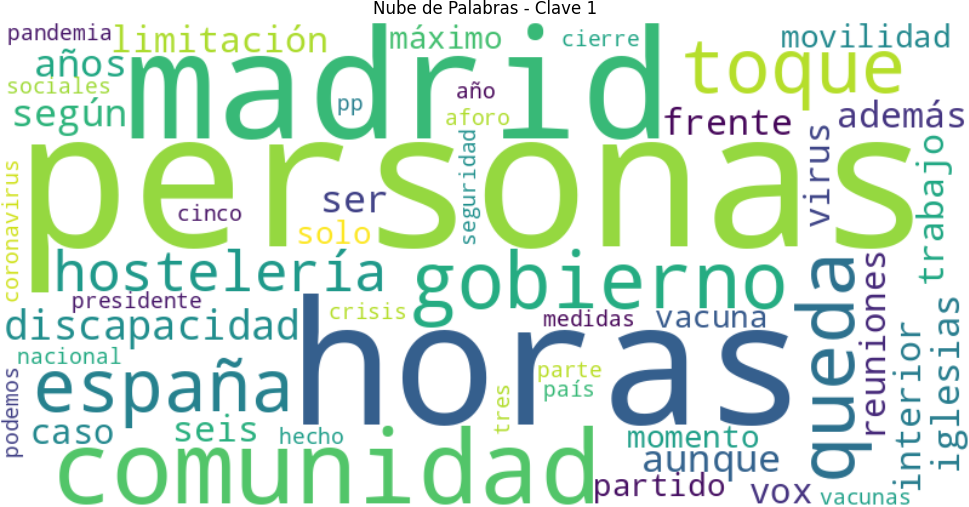
#> input picture IMG/1.png, 969 x 507 px; its folder holds 4 pictures in this run
$ jupyter execute --allow-errors Main.ipynb   (shell and % lines are left out)
#> lines starting #> are read from the running program, lines starting #| are printed output that depends on the picture
## Obteniendo los datos

[cell 1]
import pandas as pd
# Primero se creará un txt con el cuerpo de todas las noticias

#> (the rest of this cell did not finish here and is left out)

[cell 2]
# Encontrando las stopwords en español usando nltk (Funciones para procesar/limpiar los datos)
import nltk
nltk.download('stopwords')
#> (this line was passed over: nltk is not available in this run)

from nltk.corpus import stopwords
#> (the rest of this cell did not finish here and is left out)

[cell 3]
# Funciones para la limpieza de datos
import re

# Funcion para eliminar caracteres que no sean alfanuméricos, ejm: ?, . , " , [ , etc.
def clean_word(word):
    return re.sub(r'[^\w\s]','',word).lower()

# Funcion para verficar las stopwords
def word_not_in_stopwords(word):
    return word not in spanish_stopwords and word and word.isalpha()

[cell 4]
from collections import Counter

# [9 lines left out: function normal_method, not called in this run]

#> (a cell that did not finish here is left out)

# Usando el método de MapReduce

[cell 6]
from multiprocessing import Pool
from functools import reduce
pool = Pool()

# [5 lines left out: function mapper, not called in this run]

def reducer(cnt1, cnt2):
    cnt1.update(cnt2)
    return cnt1

# [11 lines left out: functions chunk_mapper, chunkify, not called in this run]

[cell 7]
import os

num_cpus = os.cpu_count()
print(num_cpus)

[cell 8]
# [8 lines left out: function mapReduce_method, not called in this run]

#> (a cell that did not finish here is left out)

# Construyendo gráficos

[cell 10]
# Funciones para calcular los tiempos con variacion en la cantidad de nrows
from time import time

# [21 lines left out: function time_calculator, not called in this run]

## Método Normal

[cell 11]
# Definir una lista de valores de nrows que deseas probar
nrows_list = list(range(500, 40001, 500))

# Calcular los tiempos de ejecución para cada valor de nrows
#normal_method_times = time_calculator(nrows_list, normal_method)
print("\n----\n")
#mapReduce_times = time_calculator(nrows_list, mapReduce_method)

[cell 12]
import matplotlib.pyplot as plt

"""
df_normal_method = pd.DataFrame(list(normal_method_times.items()), columns=['nrows', 'tiempo_ejecucion'])
df_mapReduce_method = pd.DataFrame(list(mapReduce_times.items()), columns=['nrows', 'tiempo_ejecucion'])

# Imprimir el DataFrame
plt.plot(df_normal_method['nrows'], df_normal_method['tiempo_ejecucion'], label='Método Normal')
plt.plot(df_mapReduce_method['nrows'], df_mapReduce_method['tiempo_ejecucion'], label='Método MapReduce')

# Agregar etiquetas y título al gráfico
plt.xlabel('Número de filas')
plt.ylabel('Tiempo de ejecución (segundos)')
plt.title('Comparación de tiempos de ejecución entre métodos')

# Agregar una leyenda
plt.legend()

#Guardar imagen
plt.savefig('graph.jpg')

# Mostrar el gráfico
plt.show()


"""

# Análisis de palabras

[cell 13]
def word_calculator(nrows_list, function_to_analyse):
    result = {}
    counter = 1

    for nrows in nrows_list:
        # Leer el archivo CSV con el número especificado de filas
        df = pd.read_csv('./Data/Noticias.csv', nrows=nrows)
        data = df['cuerpo'].tolist()

        result[counter] = function_to_analyse(data)
        counter = counter + 1

    return result

[cell 14]
nrows_list = list(range(500, 40001, 500))
#> (the rest of this cell did not finish here and is left out)

[cell 15]
from wordcloud import WordCloud

# [11 lines left out: function generate_graphics, not called in this run]

#> (a cell that did not finish here is left out)

[cell 17]
import matplotlib.pyplot as plt
import matplotlib.animation as animation
from natsort import natsorted
import os


def animate_images(image_folder, output_file='animation.gif'):
#> called with image_folder = './IMG', output_file = 'animation.gif'
    images = [img for img in os.listdir(image_folder) if img.endswith(".png")]
    images = natsorted(images)

    fig = plt.figure(figsize=(8, 6))
    plt.axis('off')

    ims = []
    for img_name in images:
        img_path = os.path.join(image_folder, img_name)
        img = plt.imread(img_path)
#> img is the input picture: shape (507, 969, 4) float32; mean R, G, B, A 0.832, 0.909, 0.851, 0.958
        im = plt.imshow(img, animated=True)
        ims.append([im])

    ani = animation.ArtistAnimation(fig, ims, interval=1000, blit=True)
    ani.save(output_file, writer='pillow')
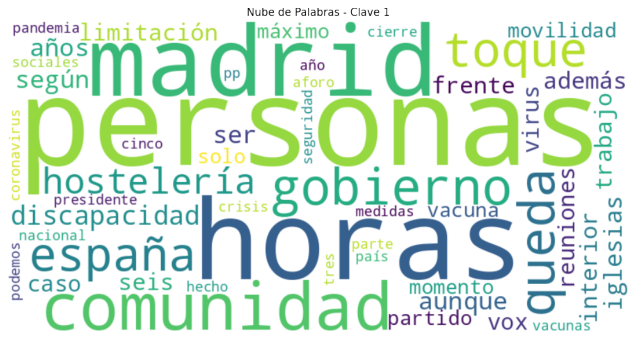
#> figure drawn by matplotlib, 1 panel
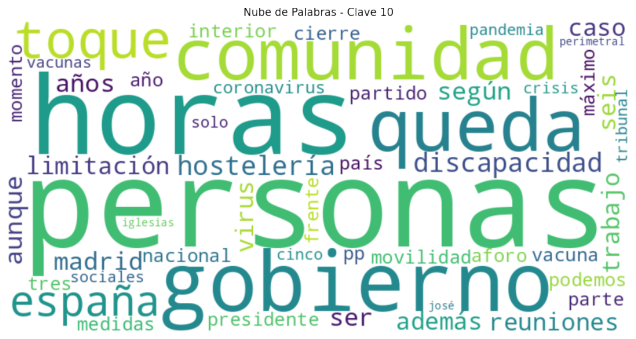
#> figure drawn by matplotlib, 1 panel
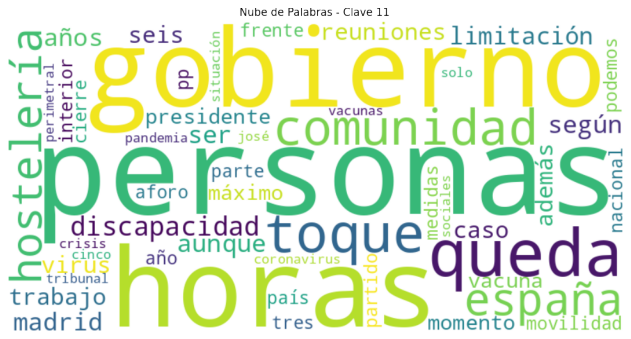
#> figure drawn by matplotlib, 1 panel
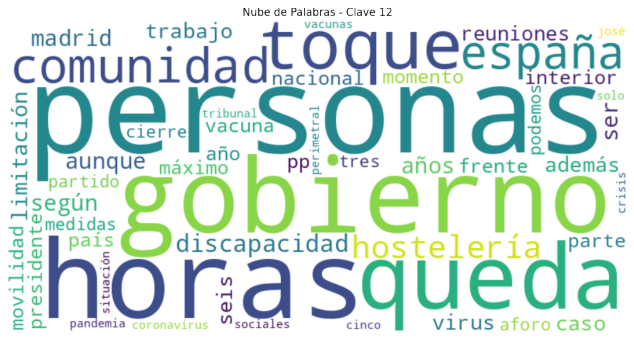
#> figure drawn by matplotlib, 1 panel
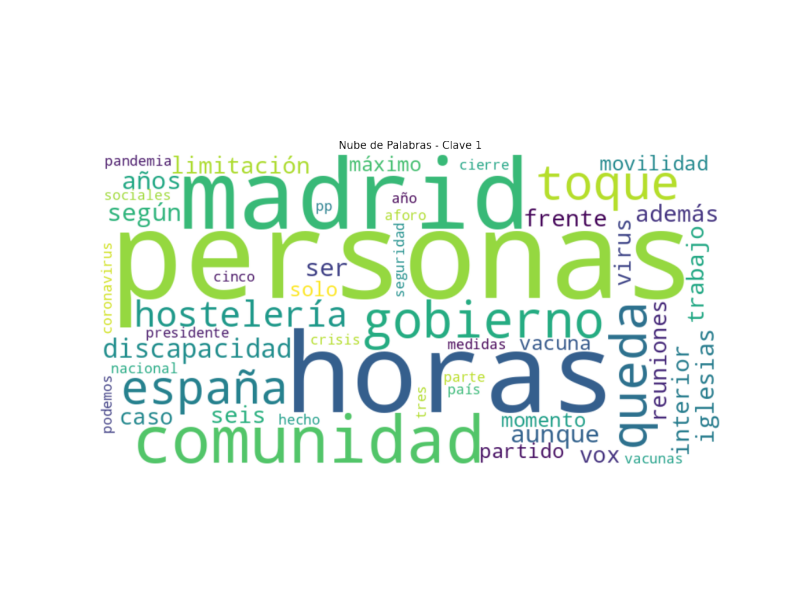
#> saved as animation.gif: PIL image 800x600 RGBA; mean R, G, B, A 237, 245.3, 239.1, 255
